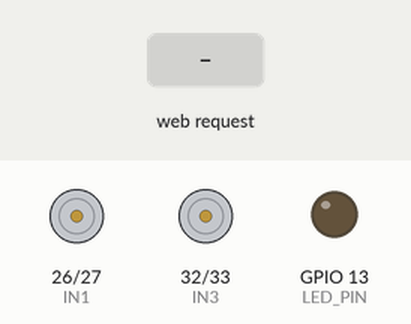
Simulated run of this sketch. Board: ESP32. Shown: motor-driver pin pairs drawn as motors (green arrow = first pin HIGH = forward, orange = second pin HIGH = backward, longer = more drive, scaled by the enable pin), output pins drawn as LEDs (lit = HIGH). The inputs (shaded band) are chosen by the test bench. WiFi joins after 1.5 s; servers stay silent unless stated; what the sketch prints to the serial monitor is not drawn.

Above: at 2.7 s.
2.8 s: HTTP request GET /forward received
At 3.8 s:
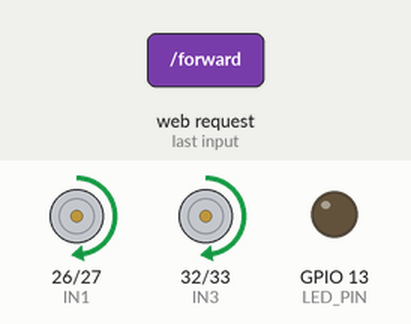
4.3 s: HTTP request GET /backward received
At 5.0 s:
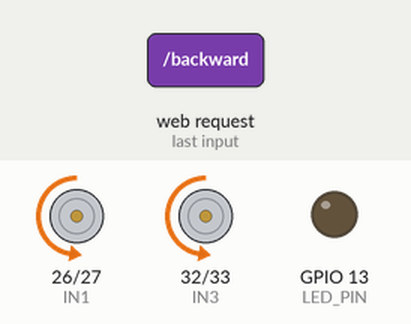
5.8 s: HTTP request GET /led/on received
At 6.1 s:
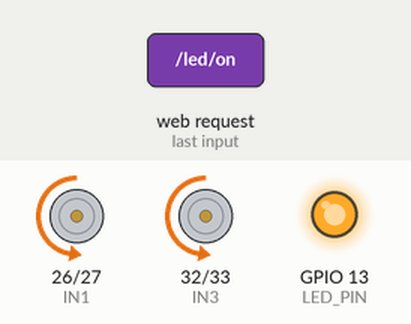
7.3 s: HTTP request GET /stop received
At 8.5 s:
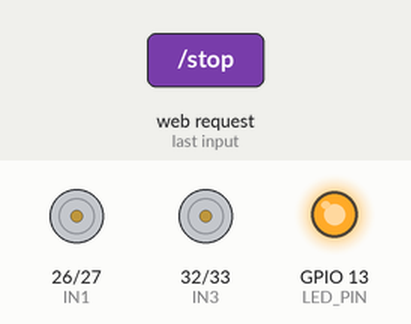
8.8 s: HTTP request GET /forward received
At 9.6 s:
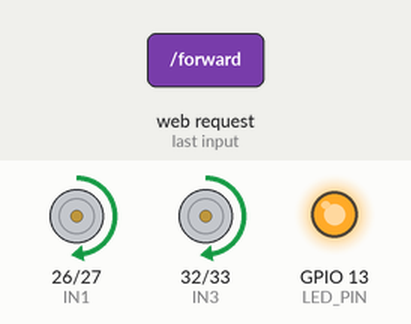
10.3 s: HTTP request GET /led/off received
At 10.8 s:
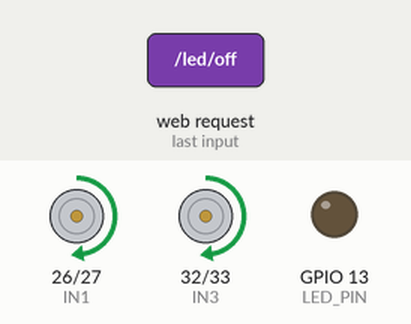
Timing chart, 0 to 12.8 s (numbered marks = the images above; inputs shaded):
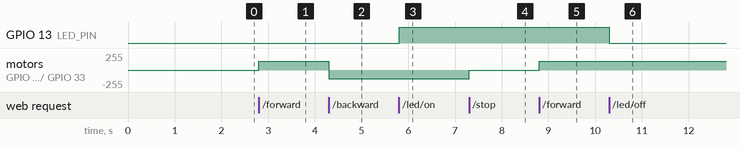

Measured:
- after the input at 2.8 s, motor on GPIO 26 (IN1) / GPIO 27 (IN2), motor on GPIO 32 (IN3) / GPIO 33 (IN4): stopped → forward 128/255 at once
- after the input at 4.3 s, motor on GPIO 26 (IN1) / GPIO 27 (IN2), motor on GPIO 32 (IN3) / GPIO 33 (IN4): forward 128/255 → backward 128/255 at once
- after the input at 5.8 s, GPIO 13 (LED_PIN): LOW → HIGH at once
- after the input at 7.3 s, motor on GPIO 26 (IN1) / GPIO 27 (IN2), motor on GPIO 32 (IN3) / GPIO 33 (IN4): backward 128/255 → stopped at once
- after the input at 8.8 s, motor on GPIO 26 (IN1) / GPIO 27 (IN2), motor on GPIO 32 (IN3) / GPIO 33 (IN4): stopped → forward 128/255 at once
- after the input at 10.3 s, GPIO 13 (LED_PIN): HIGH → LOW at once

The sketch:

main_esp32.ino.ino
```cpp
#include <WiFi.h>
#include <WebServer.h>

// =====================================================
//  IN PIPE INSPECTION ROBOT
//  Main ESP32: Motors + HC-SR04 + IR + LED
//  ESP32-CAM runs separate firmware
// =====================================================

// Wi-Fi hotspot details
const char* ssid     = "YOUR_WIFI_NAME";
const char* password = "YOUR_WIFI_PASSWORD";

// ---------------- L298N MOTOR DRIVER ----------------

// Left motor pair
#define ENA 25
#define IN1 26
#define IN2 27

// Right motor pair
#define ENB 14
#define IN3 32
#define IN4 33

// PWM duty: 0 to 255
const int MOTOR_SPEED = 128;

// ---------------- HC-SR04 SENSOR --------------------

#define TRIG_PIN 18
#define ECHO_PIN 19

// ---------------- IR SENSOR -------------------------

#define IR_PIN 23
#define IR_DETECTED_LEVEL LOW

// ---------------- LED MOSFET ------------------------

#define LED_PIN 13

// ---------------- WEB SERVER ------------------------

WebServer server(80);

bool ledState = false;
String vehicleState = "Stopped";

// =====================================================
// MOTOR FUNCTIONS
// =====================================================

void setMotorSpeed(int speedValue) {
  speedValue = constrain(speedValue, 0, 255);

  analogWrite(ENA, speedValue);
  analogWrite(ENB, speedValue);
}

void stopMotors() {
  analogWrite(ENA, 0);
  analogWrite(ENB, 0);

  digitalWrite(IN1, LOW);
  digitalWrite(IN2, LOW);
  digitalWrite(IN3, LOW);
  digitalWrite(IN4, LOW);

  vehicleState = "Stopped";
}

void moveForward() {
  digitalWrite(IN1, HIGH);
  digitalWrite(IN2, LOW);

  digitalWrite(IN3, HIGH);
  digitalWrite(IN4, LOW);

  setMotorSpeed(MOTOR_SPEED);
  vehicleState = "Moving Forward";
}

void moveBackward() {
  digitalWrite(IN1, LOW);
  digitalWrite(IN2, HIGH);

  digitalWrite(IN3, LOW);
  digitalWrite(IN4, HIGH);

  setMotorSpeed(MOTOR_SPEED);
  vehicleState = "Moving Backward";
}

// =====================================================
// ULTRASONIC DISTANCE
// =====================================================

float getDistanceCM() {
  digitalWrite(TRIG_PIN, LOW);
  delayMicroseconds(3);

  digitalWrite(TRIG_PIN, HIGH);
  delayMicroseconds(10);
  digitalWrite(TRIG_PIN, LOW);

  unsigned long duration =
      pulseIn(ECHO_PIN, HIGH, 30000UL);

  if (duration == 0) {
    return -1.0;
  }

  return duration * 0.0343 / 2.0;
}

void handleDistance() {
  float distance = getDistanceCM();

  if (distance < 0) {
    server.send(200, "text/plain", "NO ECHO");
  } else {
    server.send(200, "text/plain",
                String(distance, 1));
  }
}

// =====================================================
// IR PROXIMITY SENSOR
// =====================================================

void handleIR() {
  bool detected =
      (digitalRead(IR_PIN) == IR_DETECTED_LEVEL);

  if (detected) {
    server.send(200, "text/plain", "NEAR");
  } else {
    server.send(200, "text/plain", "CLEAR");
  }
}

// =====================================================
// LED CONTROL
// =====================================================

void handleLedOn() {
  digitalWrite(LED_PIN, HIGH);
  ledState = true;

  server.send(200, "text/plain", "LED ON");
}

void handleLedOff() {
  digitalWrite(LED_PIN, LOW);
  ledState = false;

  server.send(200, "text/plain", "LED OFF");
}

void handleLedStatus() {
  server.send(
      200,
      "text/plain",
      ledState ? "ON" : "OFF"
  );
}

// =====================================================
// VEHICLE STATUS
// =====================================================

void handleStatus() {
  String response = "Vehicle: " + vehicleState;

  response += "\nLED: ";
  response += ledState ? "ON" : "OFF";

  response += "\nIR: ";
  response +=
      (digitalRead(IR_PIN) == IR_DETECTED_LEVEL)
      ? "NEAR"
      : "CLEAR";

  server.send(200, "text/plain", response);
}

// =====================================================
// HOME PAGE / CONNECTION TEST
// =====================================================

void handleRoot() {
  String page =
      "<html><head>"
      "<meta name='viewport' content='width=device-width,"
      "initial-scale=1'>"
      "</head><body>"
      "<h2>IN Pipe Inspection Robot</h2>"
      "<p>ESP32 control server is running.</p>"
      "<p>Use the app to control movement, sensors and LED.</p>"
      "</body></html>";

  server.send(200, "text/html", page);
}

// =====================================================
// SETUP
// =====================================================

void setup() {
  Serial.begin(115200);

  // Motor pins
  pinMode(ENA, OUTPUT);
  pinMode(IN1, OUTPUT);
  pinMode(IN2, OUTPUT);

  pinMode(ENB, OUTPUT);
  pinMode(IN3, OUTPUT);
  pinMode(IN4, OUTPUT);

  // Sensors
  pinMode(TRIG_PIN, OUTPUT);
  pinMode(ECHO_PIN, INPUT);
  pinMode(IR_PIN, INPUT);

  // LED MOSFET control
  pinMode(LED_PIN, OUTPUT);
  digitalWrite(LED_PIN, LOW);

  digitalWrite(TRIG_PIN, LOW);
  stopMotors();

  // Connect to Wi-Fi
  WiFi.mode(WIFI_STA);
  WiFi.begin(ssid, password);

  Serial.print("Connecting to Wi-Fi");

  unsigned long startTime = millis();

  while (WiFi.status() != WL_CONNECTED &&
         millis() - startTime < 20000UL) {
    delay(500);
    Serial.print(".");
  }

  Serial.println();

  if (WiFi.status() == WL_CONNECTED) {
    Serial.println("Wi-Fi connected");
    Serial.print("ESP32 IP address: ");
    Serial.println(WiFi.localIP());
  } else {
    Serial.println("Wi-Fi connection failed.");
    Serial.println("Check hotspot and credentials.");
  }

  // Register HTTP endpoints
  server.on("/", HTTP_GET, handleRoot);

  server.on("/forward", HTTP_GET, []() {
    moveForward();
    server.send(200, "text/plain", "Moving Forward");
  });

  server.on("/backward", HTTP_GET, []() {
    moveBackward();
    server.send(200, "text/plain", "Moving Backward");
  });

  server.on("/stop", HTTP_GET, []() {
    stopMotors();
    server.send(200, "text/plain", "Stopped");
  });

  server.on("/distance", HTTP_GET, handleDistance);
  server.on("/ir", HTTP_GET, handleIR);
  server.on("/status", HTTP_GET, handleStatus);

  server.on("/led/on", HTTP_GET, handleLedOn);
  server.on("/led/off", HTTP_GET, handleLedOff);
  server.on("/led/status", HTTP_GET, handleLedStatus);

  server.begin();
  Serial.println("HTTP server started");
}

// =====================================================
// MAIN LOOP
// =====================================================

void loop() {
  if (WiFi.status() != WL_CONNECTED) {
    // Stop the motors if Wi-Fi is lost.
    // This is a basic safety behaviour.
    stopMotors();
  } else {
    server.handleClient();
  }

  delay(2);
}
```
